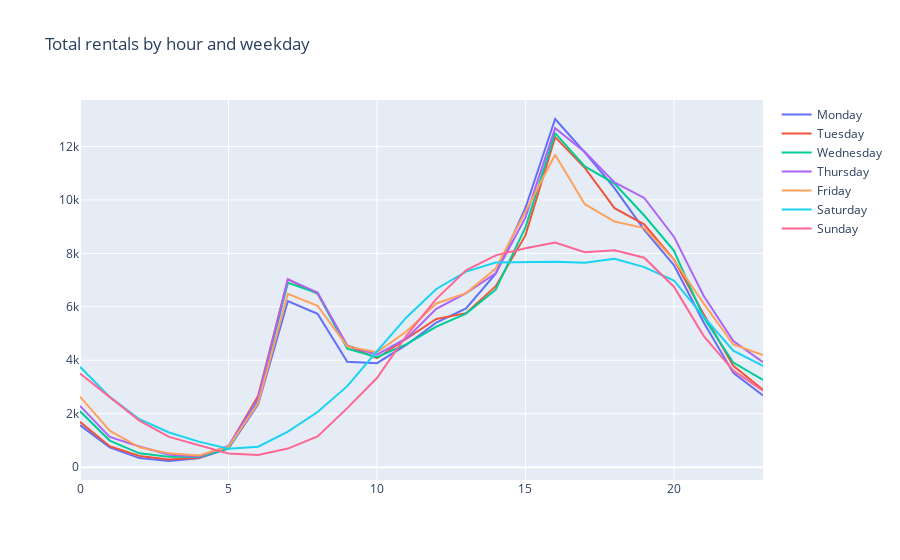

The cell this chart's notebook holds for it:
### Markdown cell above
## Total rentals by hour and weekday

### Code cell
iplot(hourAggPlot)

### Figure 1 — Plotly figure (JSON) as saved in the notebook; plotly's stock layout.template omitted (floating-point values rounded to 4 significant figures)
{"data": [{"mode": "lines", "name": "Monday", "type": "scatter", "x": [0, 1, 2, 3, 4, 5, 6, 7, 8, 9, 10, 11, 12, 13, 14, 15, 16, 17, 18, 19, 20, 21, 22, 23], "y": [1571, 739, 339, 230, 336, 697, 2353, 6215, 5737, 3941, 3890, 4582, 5412, 5940, 7238, 9697, 13027, 11778, 10437, 8877, 7560, 5423, 3526, 2685]}, {"mode": "lines", "name": "Tuesday", "type": "scatter", "x": [0, 1, 2, 3, 4, 5, 6, 7, 8, 9, 10, 11, 12, 13, 14, 15, 16, 17, 18, 19, 20, 21, 22, 23], "y": [1694, 785, 421, 290, 351, 768, 2671, 7030, 6486, 4547, 4076, 4810, 5546, 5763, 6770, 8672, 12347, 11196, 9692, 9085, 7767, 5726, 3795, 2894]}, {"mode": "lines", "name": "Wednesday", "type": "scatter", "x": [0, 1, 2, 3, 4, 5, 6, 7, 8, 9, 10, 11, 12, 13, 14, 15, 16, 17, 18, 19, 20, 21, 22, 23], "y": [2091, 995, 518, 388, 375, 702, 2509, 6898, 6517, 4435, 4118, 4601, 5256, 5745, 6639, 8967, 12498, 11252, 10609, 9417, 8102, 5605, 3913, 3264]}, {"mode": "lines", "name": "Thursday", "type": "scatter", "x": [0, 1, 2, 3, 4, 5, 6, 7, 8, 9, 10, 11, 12, 13, 14, 15, 16, 17, 18, 19, 20, 21, 22, 23], "y": [2292, 1128, 772, 461, 403, 789, 2581, 7025, 6538, 4544, 4213, 4824, 5922, 6511, 7255, 9337, 12683, 11791, 10654, 10074, 8624, 6411, 4716, 3929]}, {"mode": "lines", "name": "Friday", "type": "scatter", "x": [0, 1, 2, 3, 4, 5, 6, 7, 8, 9, 10, 11, 12, 13, 14, 15, 16, 17, 18, 19, 20, 21, 22, 23], "y": [2641, 1365, 741, 516, 440, 762, 2399, 6487, 6041, 4516, 4300, 5086, 6124, 6511, 7431, 9552, 11691, 9840, 9189, 8943, 7760, 6130, 4589, 4197]}, {"mode": "lines", "name": "Saturday", "type": "scatter", "x": [0, 1, 2, 3, 4, 5, 6, 7, 8, 9, 10, 11, 12, 13, 14, 15, 16, 17, 18, 19, 20, 21, 22, 23], "y": [3755, 2628, 1795, 1296, 954, 686, 763, 1327, 2061, 3030, 4337, 5612, 6667, 7315, 7659, 7669, 7684, 7646, 7796, 7483, 6985, 5632, 4356, 3793]}, {"mode": "lines", "name": "Sunday", "type": "scatter", "x": [0, 1, 2, 3, 4, 5, 6, 7, 8, 9, 10, 11, 12, 13, 14, 15, 16, 17, 18, 19, 20, 21, 22, 23], "y": [3507, 2637, 1744, 1132, 826, 513, 458, 694, 1149, 2208, 3333, 4935, 6298, 7368, 7923, 8191, 8407, 8039, 8113, 7838, 6750, 4914, 3614, 2863]}], "layout": {"title": {"text": "Total rentals by hour and weekday"}}}
